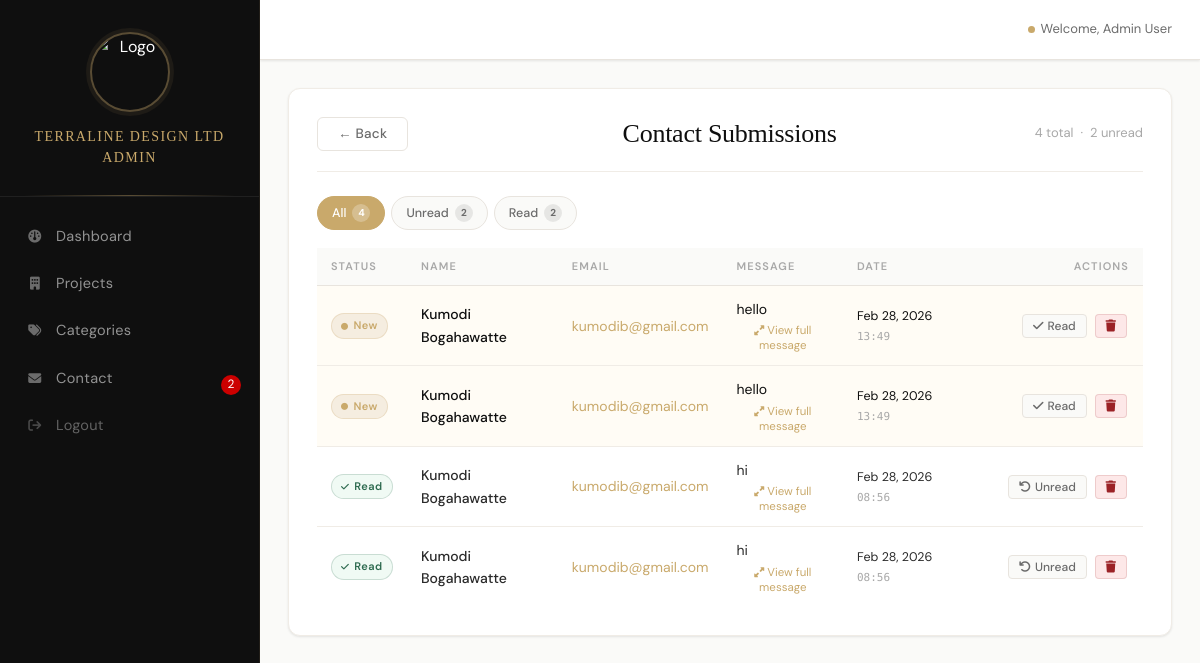
/admin/submissions.php (signed in), run on the app's committed database.
### tables this page shows
CREATE TABLE `contact_submissions` (
  `id` int(11) NOT NULL,
  `name` varchar(100) NOT NULL,
  `email` varchar(100) NOT NULL,
  `message` text NOT NULL,
  `is_read` tinyint(1) DEFAULT 0,
  `created_at` timestamp NOT NULL DEFAULT current_timestamp()
);

### admin/submissions.php (the view, shortened to what this page needs)
<?php
$db = Database::getInstance()->getConnection();
$filter = isset($_GET['filter']) ? $_GET['filter'] : 'all';
$whereClause = '';
$page = isset($_GET['page']) ? max(1, (int)$_GET['page']) : 1;
$perPage = 20;
$offset = ($page - 1) * $perPage;
$submissions = $db->query("SELECT * FROM contact_submissions $whereClause ORDER BY created_at DESC LIMIT $perPage OFFSET $offset")->fetchAll();
$readCount   = $db->query("SELECT COUNT(*) FROM contact_submissions WHERE is_read = 1")->fetchColumn();
$allCount    = $db->query("SELECT COUNT(*) FROM contact_submissions")->fetchColumn();
include __DIR__ . '/includes/header.php';
?>
<div class="admin-content">
    <div class="admin-header">
        <a href="/architecture-firm/admin/index.php" class="btn-secondary" style="float:left;margin-right:16px;">&larr; Back</a>
        <h1 style="display:inline-block;">Contact Submissions</h1>
        <div class="submissions-meta">
            <?php echo $allCount; ?> total &nbsp;&middot;&nbsp; <?php echo $unreadCount; ?> unread
        </div>
    </div>
    <div class="submissions-filters">
        <a href="?filter=all"    class="filter-btn <?php echo $filter==='all'    ? 'active':''; ?>">All <span class="filter-count"><?php echo $allCount; ?></span></a>
        <a href="?filter=unread" class="filter-btn <?php echo $filter==='unread' ? 'active':''; ?>">Unread <span class="filter-count"><?php echo $unreadCount; ?></span></a>
        <a href="?filter=read"   class="filter-btn <?php echo $filter==='read'   ? 'active':''; ?>">Read <span class="filter-count"><?php echo $readCount; ?></span></a>
    </div>
    <?php if (empty($submissions)): ?>
    <div class="empty-state">
        <i class="fas fa-inbox"></i>
        <p>No submissions found.</p>
    </div>
    <?php else: ?>
    <table class="data-table submissions-table">
        <thead>
            <tr>
                <th style="width:90px;">Status</th>
                <th>Name</th>
                <th>Email</th>
                <th>Message</th>
                <th style="width:140px;">Date</th>
                <th style="width:160px; text-align:right;">Actions</th>
            </tr>
        </thead>
        <tbody>
            <?php foreach ($submissions as $sub): ?>
            <tr class="<?php echo !$sub['is_read'] ? 'unread' : ''; ?>">
                <td data-label="Status">
                    <?php if (!$sub['is_read']): ?>
                        <span class="status-badge status-new"><i class="fas fa-circle" style="font-size:7px;"></i> New</span>
                    <?php else: ?>
                        <span class="status-badge status-read"><i class="fas fa-check" style="font-size:9px;"></i> Read</span>
                    <?php endif; ?>
                </td>
                <td data-label="Name"><strong style="font-weight:500;"><?php echo htmlspecialchars($sub['name']); ?></strong></td>
                <td data-label="Email"><a href="mailto:<?php echo htmlspecialchars($sub['email']); ?>" style="color:var(--gold);text-decoration:none;"><?php echo htmlspecialchars($sub['email']); ?></a></td>
                <td data-label="Message" class="message-cell">
                    <div>
                        <?php echo htmlspecialchars(substr($sub['message'], 0, 80)); ?><?php echo strlen($sub['message'])>80?'…':''; ?>
                    </div>
                    <button class="btn-link" onclick="showMsg('<?php echo htmlspecialchars(addslashes($sub['name'])); ?>','<?php echo htmlspecialchars(addslashes($sub['message'])); ?>')" style="font-size:11.5px;margin-top:3px;display:block;">
                        <i class="fas fa-expand-alt" style="font-size:10px;"></i> View full message
                    </button>
                </td>
                <td data-label="Date" class="date-cell">
                    <?php echo date('M d, Y', strtotime($sub['created_at'])); ?><br>
                    <span class="date-time"><?php echo date('H:i', strtotime($sub['created_at'])); ?></span>
                </td>
                <td class="actions">
                    <?php if(!$sub['is_read']): ?>
                    <a href="?read=<?php echo $sub['id']; ?>&filter=<?php echo $filter; ?>" class="btn-small"><i class="fas fa-check"></i> Read</a>
                    <?php else: ?>
                    <a href="?unread=<?php echo $sub['id']; ?>&filter=<?php echo $filter; ?>" class="btn-small"><i class="fas fa-undo"></i> Unread</a>
                    <?php endif; ?>
                    <a href="?delete=<?php echo $sub['id']; ?>&filter=<?php echo $filter; ?>" class="btn-small danger" onclick="return confirm('Delete this submission?')"><i class="fas fa-trash"></i></a>
                </td>
            </tr>
            <?php endforeach; ?>
        </tbody>
    </table>
    <?php endif; ?>
</div>
<?php include __DIR__ . '/includes/footer.php'; ?>

### data on the page
contact_submissions: is_read 0 (drawn), name "Kumodi Bogahawatte", email "kumodib@gmail.com", message "hello", created_at "Feb 28, 2026", created_at "13:49"
contact_submissions: is_read 0 (drawn), name "Kumodi Bogahawatte", email "kumodib@gmail.com", message "hello", created_at "Feb 28, 2026", created_at "13:49"
contact_submissions: is_read 1 (drawn), name "Kumodi Bogahawatte", email "kumodib@gmail.com", message "hi", created_at "Feb 28, 2026", created_at "08:56"
contact_submissions: is_read 1 (drawn), name "Kumodi Bogahawatte", email "kumodib@gmail.com", message "hi", created_at "Feb 28, 2026", created_at "08:56"

### other printed values
$unreadCount "2"
$_SESSION['user_name'] "Admin User"
$allCount "4"
$readCount "2"
